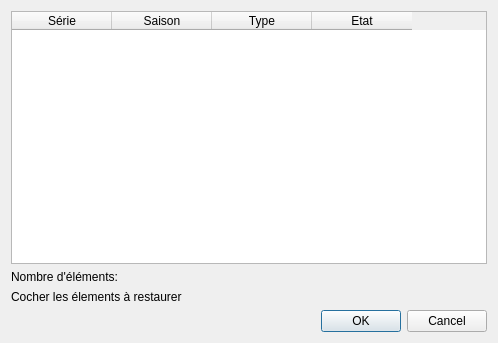
<?xml version="1.0" encoding="UTF-8"?>
<ui version="4.0">
 <class>Dialog</class>
 <widget class="QDialog" name="Dialog">
  <property name="windowModality">
   <enum>Qt::ApplicationModal</enum>
  </property>
  <property name="geometry">
   <rect>
    <x>0</x>
    <y>0</y>
    <width>498</width>
    <height>343</height>
   </rect>
  </property>
  <property name="windowTitle">
   <string>Dialog</string>
  </property>
  <property name="modal">
   <bool>true</bool>
  </property>
  <layout class="QVBoxLayout" name="verticalLayout">
   <item>
    <widget class="QTableWidget" name="tableWidget">
     <property name="selectionMode">
      <enum>QAbstractItemView::SingleSelection</enum>
     </property>
     <property name="selectionBehavior">
      <enum>QAbstractItemView::SelectRows</enum>
     </property>
     <column>
      <property name="text">
       <string>Série</string>
      </property>
     </column>
     <column>
      <property name="text">
       <string>Saison</string>
      </property>
     </column>
     <column>
      <property name="text">
       <string>Type</string>
      </property>
     </column>
     <column>
      <property name="text">
       <string>Etat</string>
      </property>
     </column>
    </widget>
   </item>
   <item>
    <widget class="QLabel" name="label">
     <property name="text">
      <string>Nombre d'éléments:</string>
     </property>
    </widget>
   </item>
   <item>
    <widget class="QLabel" name="label_2">
     <property name="text">
      <string>Cocher les élements à restaurer</string>
     </property>
    </widget>
   </item>
   <item>
    <widget class="QDialogButtonBox" name="buttonBox">
     <property name="orientation">
      <enum>Qt::Horizontal</enum>
     </property>
     <property name="standardButtons">
      <set>QDialogButtonBox::Cancel|QDialogButtonBox::Ok</set>
     </property>
    </widget>
   </item>
  </layout>
 </widget>
 <resources/>
 <connections>
  <connection>
   <sender>buttonBox</sender>
   <signal>accepted()</signal>
   <receiver>Dialog</receiver>
   <slot>accept()</slot>
   <hints>
    <hint type="sourcelabel">
     <x>248</x>
     <y>254</y>
    </hint>
    <hint type="destinationlabel">
     <x>157</x>
     <y>274</y>
    </hint>
   </hints>
  </connection>
  <connection>
   <sender>buttonBox</sender>
   <signal>rejected()</signal>
   <receiver>Dialog</receiver>
   <slot>reject()</slot>
   <hints>
    <hint type="sourcelabel">
     <x>316</x>
     <y>260</y>
    </hint>
    <hint type="destinationlabel">
     <x>286</x>
     <y>274</y>
    </hint>
   </hints>
  </connection>
 </connections>
</ui>
